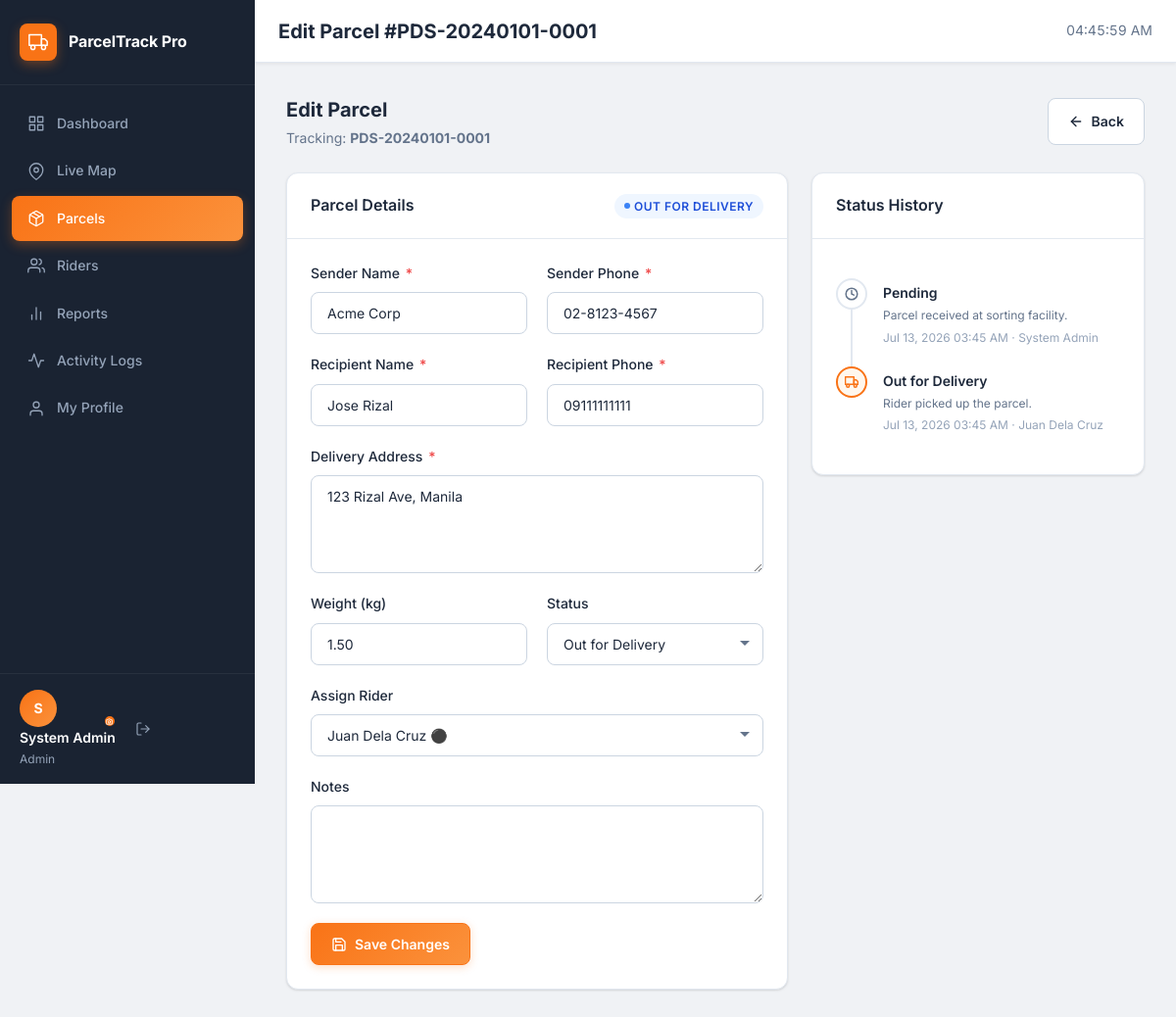
Page /admin/parcel_edit.php?id=1 (signed in) on the committed database.
### tables this page shows
CREATE TABLE `parcels` (
  `id`                INT UNSIGNED NOT NULL AUTO_INCREMENT,
  `tracking_number`   VARCHAR(25)  NOT NULL,
  `sender_name`       VARCHAR(100) NOT NULL,
  `sender_phone`      VARCHAR(20)  NOT NULL,
  `recipient_name`    VARCHAR(100) NOT NULL,
  `recipient_phone`   VARCHAR(20)  NOT NULL,
  `recipient_address` TEXT         NOT NULL,
  `weight`            DECIMAL(8,2) DEFAULT NULL COMMENT 'Weight in kilograms',
  `notes`             TEXT         DEFAULT NULL,
  `rider_id`          INT UNSIGNED DEFAULT NULL,
  `status`            ENUM('pending','out_for_delivery','delivered','failed') NOT NULL DEFAULT 'pending',
  `created_by`        INT UNSIGNED NOT NULL,
  `created_at`        TIMESTAMP    NOT NULL DEFAULT CURRENT_TIMESTAMP,
  `updated_at`        TIMESTAMP    NOT NULL DEFAULT CURRENT_TIMESTAMP ON UPDATE CURRENT_TIMESTAMP,
  PRIMARY KEY (`id`),
  UNIQUE KEY `uq_parcels_tracking` (`tracking_number`),
  KEY `idx_parcels_rider`  (`rider_id`),
  KEY `idx_parcels_status` (`status`),
  CONSTRAINT `fk_parcels_rider`      FOREIGN KEY (`rider_id`)   REFERENCES `riders` (`id`) ON DELETE SET NULL,
  CONSTRAINT `fk_parcels_created_by` FOREIGN KEY (`created_by`) REFERENCES `users`  (`id`)
);

CREATE TABLE `riders` (
  `id`           INT UNSIGNED NOT NULL AUTO_INCREMENT,
  `user_id`      INT UNSIGNED NOT NULL,
  `phone`        VARCHAR(20)  NOT NULL DEFAULT '',
  `vehicle_type` VARCHAR(50)  NOT NULL DEFAULT '',
  `plate_number` VARCHAR(20)  NOT NULL DEFAULT '',
  `is_online`    TINYINT(1)   NOT NULL DEFAULT 0,
  `last_seen`    TIMESTAMP    NULL DEFAULT NULL,
  `created_at`   TIMESTAMP    NOT NULL DEFAULT CURRENT_TIMESTAMP,
  PRIMARY KEY (`id`),
  UNIQUE KEY `uq_riders_user_id` (`user_id`),
  CONSTRAINT `fk_riders_user` FOREIGN KEY (`user_id`) REFERENCES `users` (`id`) ON DELETE CASCADE
);

CREATE TABLE `users` (
  `id`         INT UNSIGNED NOT NULL AUTO_INCREMENT,
  `name`       VARCHAR(100) NOT NULL,
  `email`      VARCHAR(150) NOT NULL,
  `password`   VARCHAR(255) NOT NULL,
  `role`       ENUM('admin','rider') NOT NULL DEFAULT 'rider',
  `avatar`     VARCHAR(255) DEFAULT NULL,
  `created_at` TIMESTAMP NOT NULL DEFAULT CURRENT_TIMESTAMP,
  `updated_at` TIMESTAMP NOT NULL DEFAULT CURRENT_TIMESTAMP ON UPDATE CURRENT_TIMESTAMP,
  PRIMARY KEY (`id`),
  UNIQUE KEY `uq_users_email` (`email`)
);

CREATE TABLE `parcel_status_history` (
  `id`         INT UNSIGNED NOT NULL AUTO_INCREMENT,
  `parcel_id`  INT UNSIGNED NOT NULL,
  `status`     ENUM('pending','out_for_delivery','delivered','failed') NOT NULL,
  `remarks`    TEXT DEFAULT NULL,
  `updated_by` INT UNSIGNED NOT NULL,
  `created_at` TIMESTAMP NOT NULL DEFAULT CURRENT_TIMESTAMP,
  PRIMARY KEY (`id`),
  KEY `idx_psh_parcel` (`parcel_id`),
  CONSTRAINT `fk_psh_parcel`     FOREIGN KEY (`parcel_id`)  REFERENCES `parcels` (`id`) ON DELETE CASCADE,
  CONSTRAINT `fk_psh_updated_by` FOREIGN KEY (`updated_by`) REFERENCES `users`   (`id`)
);

### includes/functions.php (called while the page is built, shortened)
<?php
function e($value): string
{
    return htmlspecialchars((string) $value, ENT_QUOTES | ENT_SUBSTITUTE, 'UTF-8');
}
function status_label(string $status): string
{
    $map = [
        'pending'          => 'Pending',
        'out_for_delivery' => 'Out for Delivery',
        'delivered'        => 'Delivered',
        'failed'           => 'Failed Delivery',
    ];
    return $map[$status] ?? ucfirst($status);
}
function status_class(string $status): string
{
    $map = [
        'pending'          => 'badge-warning',
        'out_for_delivery' => 'badge-info',
        'delivered'        => 'badge-success',
        'failed'           => 'badge-danger',
    ];
    return $map[$status] ?? 'badge-secondary';
}
function fmt_date(?string $datetime, string $format = 'M d, Y h:i A'): string
{
    try {
        $dt = new DateTimeImmutable($datetime);
        return $dt->format($format);
    } catch (Exception $e) {
        return $datetime;
    }
}

### admin/parcel_edit.php (the view, shortened to what this page needs)
<?php
require_once __DIR__ . '/../includes/functions.php';
$pdo      = db();
$parcelId = (int) get_param('id');
$parcel = $pdo->prepare(
    'SELECT p.*, u.name AS rider_name
     FROM parcels p
     LEFT JOIN riders r ON r.id = p.rider_id
     LEFT JOIN users  u ON u.id = r.user_id
     WHERE p.id = ?'
);
$parcel->execute([$parcelId]);
$parcel = $parcel->fetch();
$riders = $pdo->query(
    'SELECT r.id, u.name, r.is_online FROM riders r JOIN users u ON u.id = r.user_id ORDER BY r.is_online DESC, u.name'
)->fetchAll();
$history = $pdo->prepare(
    'SELECT h.*, u.name AS updated_by_name
     FROM parcel_status_history h
     JOIN users u ON u.id = h.updated_by
     WHERE h.parcel_id = ?
     ORDER BY h.created_at DESC'
);
$history->execute([$parcelId]);
$history = $history->fetchAll();
?>
<?php require_once __DIR__ . '/../includes/header.php'; ?>
<div class="section-header">
    <div>
        <div class="section-title">Edit Parcel</div>
        <div class="section-subtitle">Tracking: <strong><?= e($parcel['tracking_number']) ?></strong></div>
    </div>
    <a href="<?= BASE_URL ?>/admin/parcels.php" class="btn btn-secondary">
        <svg xmlns="http://www.w3.org/2000/svg" viewBox="0 0 24 24" fill="none" stroke-width="2" stroke-linecap="round" stroke-linejoin="round"><line x1="19" y1="12" x2="5" y2="12"/><polyline points="12 19 5 12 12 5"/></svg>
        Back
    </a>
</div>
<div style="display:grid;grid-template-columns:1fr 340px;gap:var(--space-6);align-items:start;">
    <div class="card">
        <div class="card-header">
            <div class="card-title">Parcel Details</div>
            <span class="badge <?= status_class($parcel['status']) ?>">
                <span class="badge-dot"></span>
                <?= status_label($parcel['status']) ?>
            </span>
        </div>
        <div class="card-body">
            <form method="POST" action="" novalidate>
                <div class="form-row">
                    <div class="form-group">
                        <label class="form-label">Sender Name <span class="required">*</span></label>
                        <input type="text" name="sender_name" class="form-control" value="<?= e($parcel['sender_name']) ?>" required>
                    </div>
                    <div class="form-group">
                        <label class="form-label">Sender Phone <span class="required">*</span></label>
                        <input type="tel" name="sender_phone" class="form-control" value="<?= e($parcel['sender_phone']) ?>" required>
                    </div>
                </div>
                <div class="form-row">
                    <div class="form-group">
                        <label class="form-label">Recipient Name <span class="required">*</span></label>
                        <input type="text" name="recipient_name" class="form-control" value="<?= e($parcel['recipient_name']) ?>" required>
                    </div>
                    <div class="form-group">
                        <label class="form-label">Recipient Phone <span class="required">*</span></label>
                        <input type="tel" name="recipient_phone" class="form-control" value="<?= e($parcel['recipient_phone']) ?>" required>
                    </div>
                </div>
                <div class="form-group">
                    <label class="form-label">Delivery Address <span class="required">*</span></label>
                    <textarea name="recipient_address" class="form-control" rows="3" required><?= e($parcel['recipient_address']) ?></textarea>
                </div>
                <div class="form-row">
                    <div class="form-group">
                        <label class="form-label">Weight (kg)</label>
                        <input type="number" name="weight" class="form-control" value="<?= e($parcel['weight'] ?? '') ?>" min="0" step="0.01">
                    </div>
                    <div class="form-group">
                        <label class="form-label">Status</label>
                        <select name="status" class="form-control">
                            <?php foreach (['pending','out_for_delivery','delivered','failed'] as $s): ?>
                            <option value="<?= $s ?>" <?= $parcel['status'] === $s ? 'selected' : '' ?>>
                                <?= status_label($s) ?>
                            </option>
                            <?php endforeach; ?>
                        </select>
                    </div>
                </div>
                <div class="form-group">
                    <label class="form-label">Assign Rider</label>
                    <select name="rider_id" class="form-control">
                        <?php foreach ($riders as $r): ?>
                        <option value="<?= $r['id'] ?>" <?= (int)$parcel['rider_id'] === (int)$r['id'] ? 'selected' : '' ?>>
                            <?= e($r['name']) ?> <?= $r['is_online'] ? '🟢' : '⚫' ?>
                        </option>
                        <?php endforeach; ?>
                    </select>
                </div>
                <div class="form-group">
                    <label class="form-label">Notes</label>
                    <textarea name="notes" class="form-control" rows="2"><?= e($parcel['notes'] ?? '') ?></textarea>
                </div>
                <button type="submit" class="btn btn-primary">
                    <svg xmlns="http://www.w3.org/2000/svg" viewBox="0 0 24 24" fill="none" stroke-width="2" stroke-linecap="round" stroke-linejoin="round"><path d="M19 21H5a2 2 0 0 1-2-2V5a2 2 0 0 1 2-2h11l5 5v11a2 2 0 0 1-2 2z"/><polyline points="17 21 17 13 7 13 7 21"/><polyline points="7 3 7 8 15 8"/></svg>
                    Save Changes
                </button>
            </form>
        </div>
    </div>
    <div style="display:flex;flex-direction:column;gap:var(--space-5);">
        <div class="card">
            <div class="card-header">
                <div class="card-title">Status History</div>
            </div>
            <div class="card-body">
                <?php if (empty($history)): ?>
                <p class="text-sm text-muted">No history yet.</p>
                <?php else: ?>
                <div class="status-timeline">
                    <?php foreach ($history as $h): ?>
                    <?php
                        $dotClass = match($h['status']) {
                            'delivered'        => 'success',
                            'out_for_delivery' => 'active',
                            'failed'           => 'danger',
                            default            => '',
                        };
                        $icon = match($h['status']) {
                            'delivered'        => 'check',
                            'out_for_delivery' => 'truck',
                            'failed'           => 'x',
                            default            => 'clock',
                        };
                    ?>
                    <div class="timeline-item">
                        <div class="timeline-dot <?= $dotClass ?>">
                            <svg xmlns="http://www.w3.org/2000/svg" viewBox="0 0 24 24" fill="none" stroke-width="2.5" stroke-linecap="round" stroke-linejoin="round">
                                <?php if ($icon === 'check'): ?><polyline points="20 6 9 17 4 12"/><?php endif; ?>
                                <?php if ($icon === 'truck'): ?><rect x="1" y="3" width="15" height="13"/><polygon points="16 8 20 8 23 11 23 16 16 16 16 8"/><circle cx="5.5" cy="18.5" r="2.5"/><circle cx="18.5" cy="18.5" r="2.5"/><?php endif; ?>
                                <?php if ($icon === 'x'): ?><line x1="18" y1="6" x2="6" y2="18"/><line x1="6" y1="6" x2="18" y2="18"/><?php endif; ?>
                                <?php if ($icon === 'clock'): ?><circle cx="12" cy="12" r="10"/><polyline points="12 6 12 12 16 14"/><?php endif; ?>
                            </svg>
                        </div>
                        <div class="timeline-body">
                            <div class="timeline-status"><?= status_label($h['status']) ?></div>
                            <?php if ($h['remarks']): ?>
                            <div class="timeline-remarks"><?= e($h['remarks']) ?></div>
                            <?php endif; ?>
                            <div class="timeline-time"><?= fmt_date($h['created_at']) ?> · <?= e($h['updated_by_name']) ?></div>
                        </div>
                    </div>
                    <?php endforeach; ?>
                </div>
                <?php endif; ?>
            </div>
        </div>
    </div>
</div>
<?php require_once __DIR__ . '/../includes/footer.php'; ?>

### assets/css/admin.css (style rules this page uses)
.status-timeline { padding: var(--space-4) 0; }
.timeline-item { display: flex; gap: var(--space-4); position: relative; padding-bottom: var(--space-5); }
.timeline-item:last-child { padding-bottom: 0; }
.timeline-item::before { content: ''; position: absolute; left: 15px; top: 30px; bottom: 0; width: 2px; background: var(--color-border); }
.timeline-item:last-child::before { display: none; }
.timeline-dot { width: 32px; height: 32px; border-radius: var(--radius-full); border: 2px solid var(--color-border); background: var(--color-surface); display: flex; align-items: center; justify-content: center; flex-shrink: 0; z-index: 1; }
.timeline-dot svg { width: 14px; height: 14px; stroke: var(--color-text-muted); }
.timeline-dot.active { border-color: var(--color-accent); background: var(--color-accent-light); }
.timeline-dot.active svg { stroke: var(--color-accent); }
.timeline-body { flex: 1; padding-top: 4px; }
.timeline-status { font-size: var(--font-size-sm); font-weight: 600; color: var(--color-text); }
.timeline-remarks { font-size: var(--font-size-xs); color: var(--color-text-muted); margin-top: 2px; }
.timeline-time { font-size: var(--font-size-xs); color: var(--color-text-light); margin-top: 3px; }

### rows in the picture
parcels: tracking_number "PDS-20240101-0001", status "OUT FOR DELIVERY", sender_name "Acme Corp", sender_phone "02-8123-4567", recipient_name "Jose Rizal", recipient_phone "09111111111", recipient_address "123 Rizal Ave, Manila", weight "1.50", rider_id "Juan Dela Cruz ⚫"
parcel_status_history: status "Pending", remarks "Parcel received at sorting facility.", created_at "Jul 13, 2026 03:45 AM", updated_by.name "System Admin"
parcel_status_history: status "Out for Delivery", remarks "Rider picked up the parcel.", created_at "Jul 13, 2026 03:45 AM", updated_by.name "Juan Dela Cruz"

### other values in the picture
APP_NAME "ParcelTrack Pro"
$link['label'] "Dashboard"
$link['label'] "Live Map"
$link['label'] "Parcels"
$link['label'] "Riders"
$link['label'] "Reports"
$link['label'] "Activity Logs"
$link['label'] "My Profile"
substr(current_user_name(), 0, 1) "S"
current_user_name() "System Admin"
$role "Admin"
$pageTitle "Edit Parcel #PDS-20240101-0001"
form field status "Out for Delivery"
